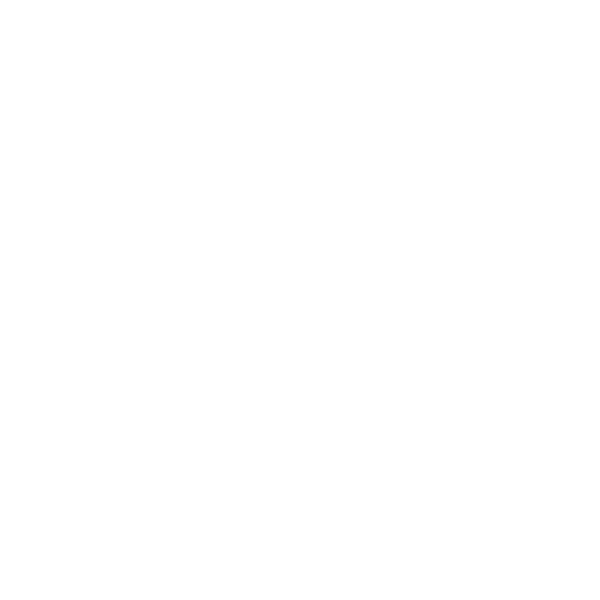
Frame 1 (no input)
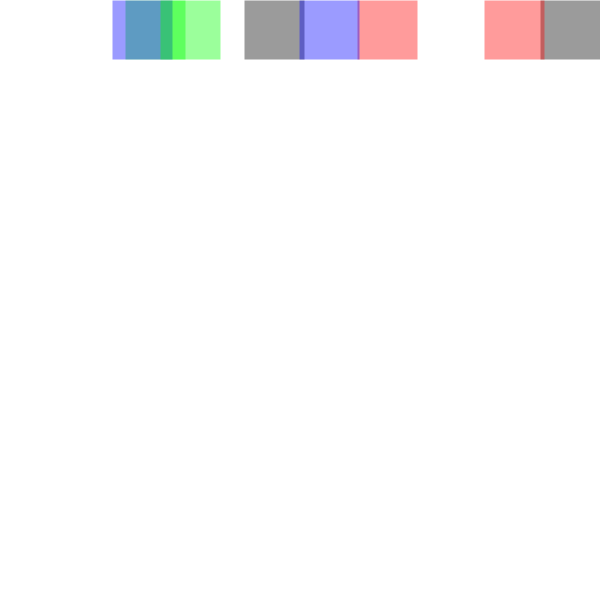
Frame 60 (the mouse pressed at the canvas centre just before this capture)
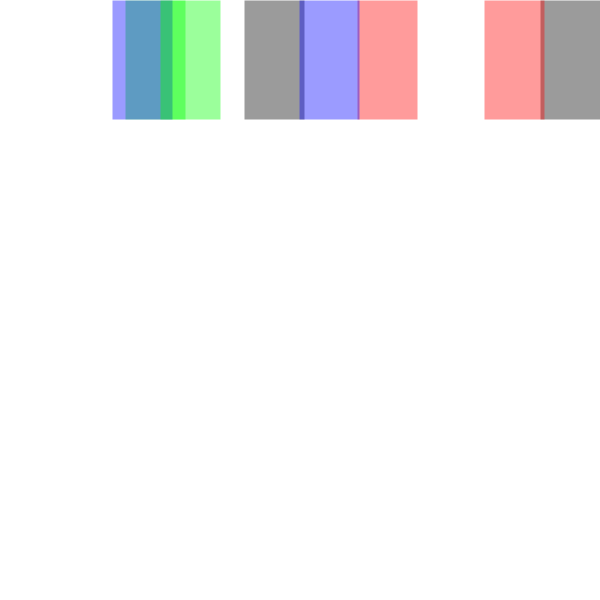
Frame 120 (the mouse held since frame 60 and released just before this capture)

The Processing sketch that drew these frames (run headless with seeded random() and noise(); from frame 60 on, the mouse is pressed at the canvas centre):

// Processing sketch: rainingmorecolourblocks
// ── rainingmorecolourblocks.pde
int SIZE = 600;
int baset, tvar;
int SW;
float j = 0;
float[] exes = {random(0, SIZE), random(0, SIZE), random(0, SIZE), random(0, SIZE),random(0, SIZE), random(0, SIZE), random(0, SIZE), random(0, SIZE)};
color[] colours = {color(255,0,0), color(0,255,0), color(0,0,0), color(0, 0, 255),color(255,0,0), color(0,255,0), color(0,0,0), color(0, 0, 255)};

void setup() {
  SW = 10;
  strokeCap(SQUARE);
  surface.setSize(SIZE, SIZE);
  background(255);
  strokeWeight(SW);
  baset = 5;
  tvar = 0;
}

void lines() {
  stroke(0, 200);
  strokeWeight(60);
  for(int i = 0; i < exes.length; i++){
    float x = exes[i];
    stroke(colours[i], 100);
    line(x,0,x,((SIZE/600.0)*(j)));
  }
  j = (j + 1);
  if(j > 600) {
    resetExes();
    j = 0;
  }
}

void resetExes() {
  for(int i = 0; i < exes.length; i++){
    exes[i] = random(SIZE);
  }
}



void draw() {
    fill(255);
    stroke(255);
    background(255);
    lines();
    noFill();
}
